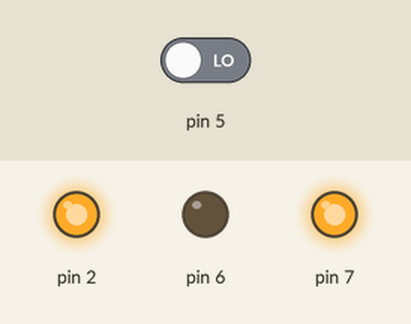
This sketch was run on a simulated Arduino Uno, built with avr-gcc and run on an emulated ATmega328P. On the bench: output pins drawn as LEDs (lit = HIGH). The test bench sets the inputs (shaded band); at power-on: pin 5 LOW. What the sketch prints to the serial monitor is not drawn.

Above: at 0.5 s.
At 3.5 s:
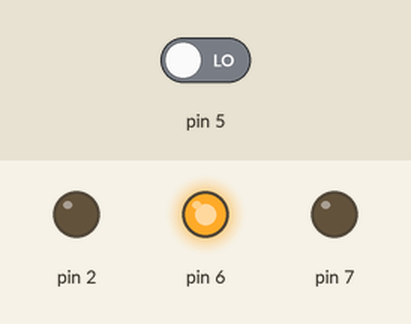
Timing chart, 0 to 4.6 s (numbered marks = the images above):
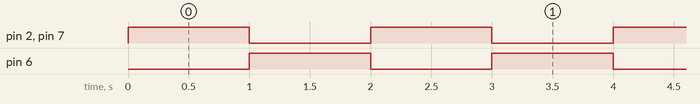

Measured:
- by itself, pin 2, pin 6, pin 7: alternates HIGH for 1.0 s and LOW for 1.0 s

The sketch:

MotorDriver.ino
```cpp
int32_t leftMotorTicks;
int32_t rightMotorTicks;

void setup() {
  leftMotorTicks = 0;
  rightMotorTicks = 0;

  DDRD = 0;
  DDRD |= (1 << DDD7) | (1 << DDD6) | (1 << DDD2); // enable pins 6 and 7 as outputs
  PORTD = 0;
  PORTD |= (1 << PORTD5); // enable pull-up resistor on pin 5

  PCICR = 0;
  PCICR |= (1 << PCIE2);
  PCMSK2 = 0;
  PCMSK2 |= (1 << PCINT21);
  Serial.begin(9600);
}

ISR(PCINT2_vect) {
  Serial.print("Here\n");
  leftMotorTicks += 1;
}

void loop() {
  PORTD = 0b10000100; //pin 7 goes high, pin 6 goes low, pin 2 goes high
  delay(1000);
  PORTD = 0b01000000; //pin 7 goes low, pin 6 goes high, pin 2 goes low
  delay(1000);
}
```
